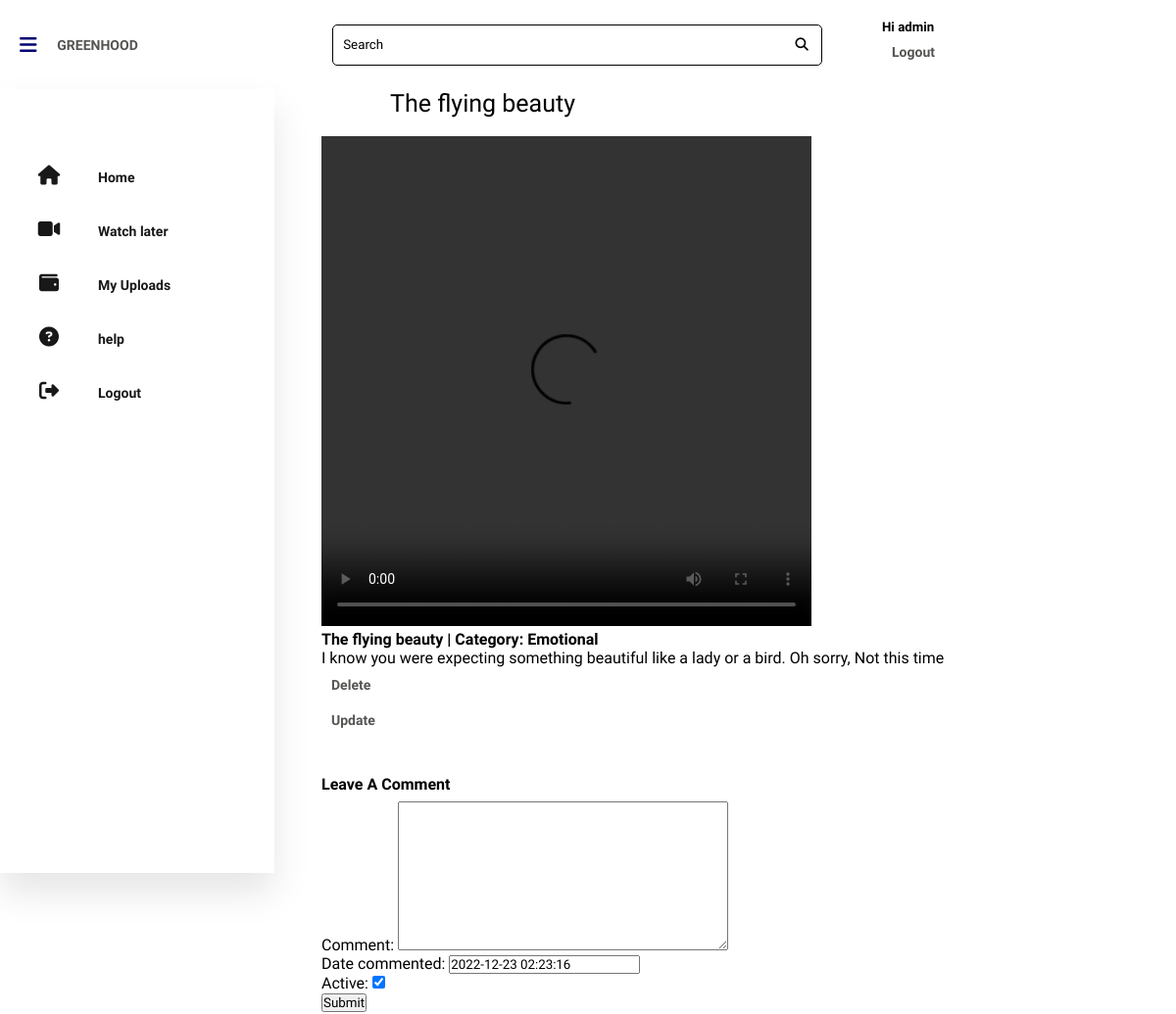
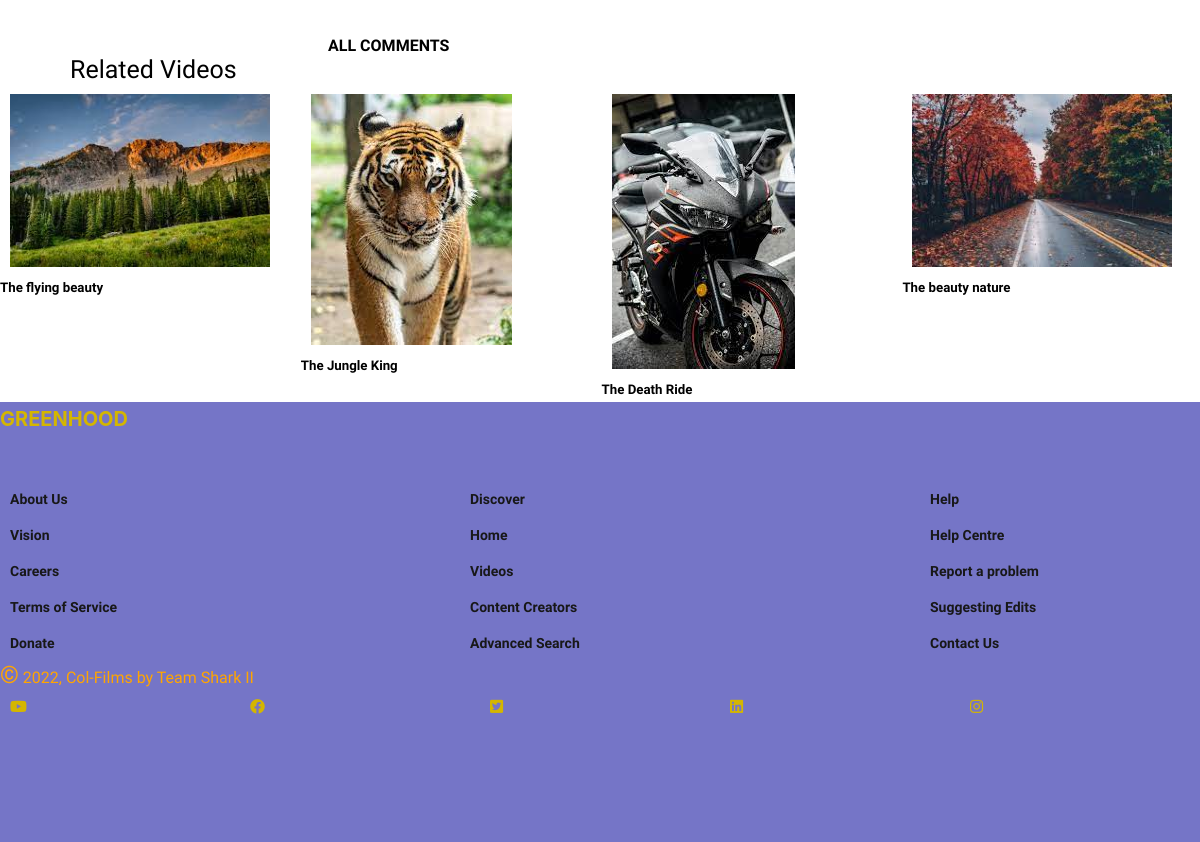
Page /index/video_detail/9/ (signed in) on the committed database (2 pictures, top to bottom).
### core/models.py (models this page shows, shortened)
class CustomUser(AbstractUser):
    full_name = models.CharField(max_length=200, null=True)
    is_student = models.BooleanField(default=1)
    def __str__(self):
        return '{} {}'.format(self.username, self.first_name, self.last_name)

class Reel(models.Model):
    uploader = models.ForeignKey(
        settings.AUTH_USER_MODEL, blank=True, verbose_name=_("uploaded by"),
        on_delete=models.CASCADE
    )
    title = models.CharField(
        _("video title"), max_length=255,
        help_text=_("Enter a title for your short video")
    )
    description = models.TextField(
        _("long description"),
        help_text=_("Enter a description for your short video")
    )
    category = models.ForeignKey(
        Category, on_delete=models.CASCADE,
verbose_name=_("video category"), null=True,
        help_text=_("choose a category for your short video")
    )
    cover_thumbnail = models.FileField(
        _("video cover"), upload_to="reels/cover", help_text=_("cover image"),
        null=True, blank=True, validators=[
            FileExtensionValidator(allowed_extensions=['jpg', 'jpeg', 'png'])
        ]
    )
    video = models.FileField(
        _("video file"), upload_to='reels', max_length=100,
        help_text=_("upload short video file less than 15 minutes"),
        validators=[FileExtensionValidator(allowed_extensions=[
            'MOV', 'avi', 'mp4', 'webm', 'mkv'
        ])]
    )
    published = models.BooleanField(
        _("published status"), default=False,
        help_text=_("Designates whether video has been published."),
    )
    date_posted = models.DateTimeField(
        _("date uploaded"), default=timezone.now,
        help_text="date video was uploaded"
    )
    class Meta:
        ordering = ['-date_posted', 'title']

class Category(models.Model):
    name = models.CharField(
        _("category title"), max_length=155,
        help_text=_("enter short caegory name")
    )
    description = models.TextField(
        _("long description"), help_text=_("long category description")
    )
    date = models.DateTimeField(
        _("date added"), default=timezone.now,
        help_text="date category was created"
    )
    class Meta:
        ordering = ['-date', 'name']
        verbose_name_plural = 'categories'
    def __str__(self) -> str:
        return self.name

### core/views.py (the view)
# urls.py: path('index/video_detail/<pk>/', views.video_detail, name= 'video_detail'),
@login_required(login_url='login')
def video_detail(request, pk):
    pub = Reel.objects.get(pk=pk)
    related = Reel.objects.filter(category=pub.category)
    post = get_object_or_404(Reel, pk=pk)
    comments = pub.commented.filter(active=True).order_by('-date')
    new_comment = None
    if request.method == 'POST':
        comment_form = CommentForm(data=request.POST)
        if comment_form.is_valid():
            comment_form.instance.user =request.user
            comment_form.instance.real = post
            new_comment = comment_form.save(commit=False)
            new_comment.post = post
            new_comment.save()
            comment_form = CommentForm()
    else:
        comment_form = CommentForm()
    context = {
        'pub': pub,
        'comments': comments,
        'new_comment': new_comment,
        'comment_form': comment_form,
        'related': related,
    }
    return render(request, 'vid.html', context)

### core/forms.py
class CommentForm(ModelForm):
    class Meta:
        model = Comment
        fields = '__all__'
        exclude = ('user', 'real')

### core/templates/vid.html (shortened to what this page needs)
<!DOCTYPE html>
<html lang="en">
<head>
    <link rel="stylesheet" href="https://cdnjs.cloudflare.com/ajax/libs/font-awesome/6.2.1/css/all.min.css"
 />
    <link rel="stylesheet" href="vid.css">
</head>
<body>
    <header>
        <div class="container1">
            <nav>
                <i class="fa fa-bars menu" aria-hidden="true"></i>
                <h2><a class='ede' href='{% url "index" %}'>GREENHOOD</a></h2>
                <div class="search-bar">
                    <input type="text" placeholder="Search" name="Q" class="search-txt">
                    <button type="submit"><i class="fa fa-search" aria-hidden="true"></i></button>
                </div>
                <div class="profile">
                    <h5>Hi {{request.user}}  <br><a href='{% url "logout" %}'>Logout</a></h5>
                </div>
            </nav>
    </header>
    <main>
        <div class="container">
            <section style='margin-right: 3em;'>
                <ul>
                    <li><a href="{% url 'index' %}"><i class="fas fa-home"></i>
                            <span class="nav-item">Home</span></i>
                        </a>
                    </li>
                    <li><a href="_blank"><i class="fas fa fa-video-camera" aria-hidden="true"></i>
                            <span class="nav-item">Watch later</span>
                        </a>
                    </li>
                    <li><a href="{% url 'myvideos' %}"><i class="fas fa-wallet"></i>
                            <span class="nav-item">My Uploads</span>
                        </a>
                    </li>
                    <li><a href=""><i class="fas fa-question-circle"></i>
                            <span class="nav-item">help</span>
                        </a>
                    </li>
                    <li><a href="{% url 'logout' %}" class="logout"><i class="fas fa-sign-out-alt"></i>
                            <span class="nav-item">Logout</span>
                        </a>
                    </li>
                </ul>
            </section>
<div>
        <h4>{{pub.title}} </h4><br>
            <video src="{{ pub.video.url }}" controls alt="play video" width="500px" height="500px" type="video/mp4">
          </video>
          <br>
            <b>{{pub.title}} | Category: {{pub.category }}</b><br>
            <p>{{pub.description}}</p>
            {% if request.user == pub.uploader %}
                <a href="{% url 'deleteupload' pub.pk %}">Delete</a>
                <a href="{% url 'updateupload' pub.pk %}">Update</a>
            {% endif %}
            {% if request.user.is_authenticated %}
<br><br>
<b> Leave A Comment </b>
<form style='padding-top: 0.5em;' method="post" style="margin-top: 1.3em;">
    {{ comment_form.as_p }}
    <button type="submit" >Submit</button>
  </form>
{% else %}
<p> <a href='{% url "login" %}'>Login</a> or <a href='{% url "login" %}'>Register</a> to join the discussion </p>
{% endif %}
<br><br>
<b>ALL COMMENTS</b>
    </div>
    </div>
            <h4>Related Videos</h4>
            <div style='display: grid; grid-gap: 0.2em; grid-template-columns: repeat(auto-fill, minmax(250px, 2fr));'>
            {% for video in related %}
            <div class="card">
              <a href='{% url "video_detail" video.pk  %}'> <img src="{{video.cover_thumbnail.url}}" alt=""/></a>
              <h5>{{video.title}}</h5>
          </div>
            {% endfor %}
    </main>
    <footer>
        <div class="logo">GREENHOOD</div>
    <div class="column_container">
      <div class="column">
        <ul>
          <li><a href="">About Us</a></li>
          <li><a href="">Vision</a></li>
          <li><a href="">Careers</a></li>
          <li><a href="">Terms of Service</a></li>
          <li><a href="">Donate</a></li>
        </ul>
      </div>
      <div class="column">
        <ul>
          <li><a href="">Discover</a></li>
          <li><a href="">Home</a></li>
          <li><a href="">Videos</a></li>
          <li><a href="">Content Creators</a></li>
          <li><a href="">Advanced Search</a></li>
        </ul>
      </div>
      <div class="column">
        <ul>
          <li><a href="">Help</a></li>
          <li><a href="">Help Centre</a></li>
          <li><a href="">Report a problem</a></li>
          <li><a href="">Suggesting Edits</a></li>
          <li><a href="">Contact Us</a></li>
        </ul>
      </div>
    </div>
    <div class="copyright_and_brand_icons">
      <div class="copyright">
        <span>&copy</span> 2022, Col-Films by Team Shark II
      </div>
      <div class="brand_icons">
        <a href="#"><i class="fa-brands fa-youtube"></i></a>
        <a href="#"><i class="fa-brands fa-facebook"></i></a>
        <a href="#"><i class="fa-brands fa-square-twitter"></i></i></a>
        <a href="#"><i class="fa-brands fa-linkedin"></i></a>
        <a href="#"><i class="fa-brands fa-instagram"></i></i></a>
      </div>
    </div>
    </footer>
</body>
</html>

### core/templates/vid.css (style rules this page uses)
* { margin: 0; padding: 0; box-sizing: border-box; font-family: "Kumbh Sans", sans-serif; max-width: 100%; }
:root { --primary-color: #000072; --primary-color-2: #2121A8; --primary-color-3: #7575C7; --secondary-color: #E1C202; --secondary-color-2:#EEDC6E; --secondary-color-3:#EFE6AE; --tertiary-color: #A1BCC7; --tertiary-color-2:#181818; --tertiary-color-3:#858585; --tertiary-color-4:#B8B8B8; --background: #FFFFFF; --logo-color: #D4B600; }
nav { width: 100%; display: flex; justify-content: space-between; align-items: center; padding: 20px; }
.profile { display: flex; align-items: center; }
h2 { color: #D4B600; }
.fa-bars { color: #000072; font-size: 20px; }
.search-bar { display: flex; border: 1px solid; justify-content: space-between; width: 500px; padding: 10px; border-radius: 5px; }
::placeholder { color: #000; }
.search-bar .search-txt { border: none; background: none; outline: none; }
.search-bar button { background: transparent; color: #000; border: 0; width: 20px; height: 20px; border-radius: 50%; cursor: pointer; }
.container { display: flex; }
section { position: relative; top: 0; bottom: 0; left: 0; height: 100vh; background: #fff; width: 280px; overflow: hidden; box-shadow: 0px 20px 35px rgba(0, 0, 0, 0.1); }
a { position: relative; color: rgb(85, 85, 83); font-size: 14px; display: table; width: 280px; padding: 10px; text-decoration: none; font-weight: bold; }
section .fas { position: relative; width: 80px; height: 25px; top: 18px; font-size: 20px; text-align: center; }
section ul li { margin-bottom: 10px; }
.nav-item { position: relative; top: 18px; margin-left: 10px; }
.logout { position: absolute; }
h4 { padding-left:70px; font-size: 25px; font-weight: lighter; }
footer { bottom: 0; margin-top: 5px; padding-top: 5px; background: var(--primary-color-3); height: 55vh; overflow: fixed; }
footer .logo { font-family: "Inter", sans-serif; color: var(--logo-color); font-size: 20px; font-weight: 700; }
.column_container { width: 100%; display: flex; flex-direction: row; justify-content: space-between; align-items: center; margin: auto; position: relative; bottom: 0; }
ul { margin-top: 50px; }
li { list-style: none; }
li:nth-child(1) { font-size: 20px; font-weight: 700; }
li a:nth-child(1) { font-weight: 700; }
li a { text-decoration: none; color: var(--tertiary-color-2); font-weight: 400; }
.copyright { color: orange; }
.copyright span { font-size: 24px; }
.brand_icons { display: flex; }
.brand_icons i { color: var(--logo-color); font-size: 15px; }

### rows in the picture
CustomUser: user "admin"
Reel: title "The flying beauty", category "Emotional", description "I know you were expecting something beautiful like a lady or a bird. Oh sorry, Not this time", cover_thumbnail (picture)
Reel: cover_thumbnail (picture), title "The Jungle King"
Reel: cover_thumbnail (picture), title "The Death Ride"
Reel: cover_thumbnail (picture), title "The beauty nature"
